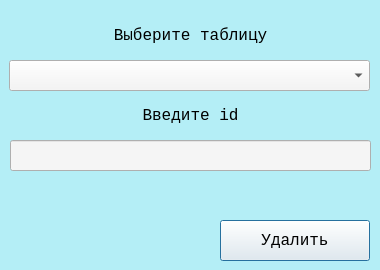
<?xml version="1.0" encoding="UTF-8"?>
<ui version="4.0">
 <class>Dialog</class>
 <widget class="QDialog" name="Dialog">
  <property name="geometry">
   <rect>
    <x>0</x>
    <y>0</y>
    <width>380</width>
    <height>270</height>
   </rect>
  </property>
  <property name="font">
   <font>
    <family>Sitka Text</family>
   </font>
  </property>
  <property name="windowTitle">
   <string>Dialog</string>
  </property>
  <property name="styleSheet">
   <string notr="true">background-color: rgb(180, 238, 246)</string>
  </property>
  <widget class="QPushButton" name="OKbutton">
   <property name="geometry">
    <rect>
     <x>220</x>
     <y>220</y>
     <width>150</width>
     <height>41</height>
    </rect>
   </property>
   <property name="font">
    <font>
     <family>Lucida Console</family>
     <pointsize>-1</pointsize>
     <weight>50</weight>
     <italic>false</italic>
     <bold>false</bold>
    </font>
   </property>
   <property name="styleSheet">
    <string notr="true">font-size: 16px;
font: &quot;Yu Gothic UI Semibold&quot;;
background-color: rgb(245, 245, 245)</string>
   </property>
   <property name="text">
    <string>Удалить</string>
   </property>
  </widget>
  <widget class="QLineEdit" name="id">
   <property name="geometry">
    <rect>
     <x>10</x>
     <y>140</y>
     <width>361</width>
     <height>31</height>
    </rect>
   </property>
   <property name="font">
    <font>
     <family>Lucida Console</family>
     <pointsize>-1</pointsize>
     <weight>50</weight>
     <italic>false</italic>
     <bold>false</bold>
    </font>
   </property>
   <property name="styleSheet">
    <string notr="true">font-size: 16px;
font: &quot;Yu Gothic UI Semibold&quot;;
background-color: rgb(245, 245, 245)</string>
   </property>
   <property name="text">
    <string/>
   </property>
  </widget>
  <widget class="QLabel" name="label_4">
   <property name="geometry">
    <rect>
     <x>10</x>
     <y>100</y>
     <width>361</width>
     <height>31</height>
    </rect>
   </property>
   <property name="font">
    <font>
     <family>Lucida Console</family>
     <pointsize>-1</pointsize>
     <weight>50</weight>
     <italic>false</italic>
     <bold>false</bold>
    </font>
   </property>
   <property name="styleSheet">
    <string notr="true">color: rgb(0, 0, 0);
font-size: 16px;
font: &quot;Arial Black&quot;;</string>
   </property>
   <property name="text">
    <string>Введите id</string>
   </property>
   <property name="alignment">
    <set>Qt::AlignCenter</set>
   </property>
  </widget>
  <widget class="QComboBox" name="table">
   <property name="geometry">
    <rect>
     <x>9</x>
     <y>60</y>
     <width>361</width>
     <height>31</height>
    </rect>
   </property>
   <property name="font">
    <font>
     <family>Lucida Console</family>
     <pointsize>-1</pointsize>
     <weight>50</weight>
     <italic>false</italic>
     <bold>false</bold>
    </font>
   </property>
   <property name="styleSheet">
    <string notr="true">font-size: 16px;
font: &quot;Yu Gothic UI Semibold&quot;;
background-color: rgb(245, 245, 245)</string>
   </property>
  </widget>
  <widget class="QLabel" name="label_5">
   <property name="geometry">
    <rect>
     <x>10</x>
     <y>20</y>
     <width>361</width>
     <height>31</height>
    </rect>
   </property>
   <property name="font">
    <font>
     <family>Lucida Console</family>
     <pointsize>-1</pointsize>
     <weight>50</weight>
     <italic>false</italic>
     <bold>false</bold>
    </font>
   </property>
   <property name="styleSheet">
    <string notr="true">color: rgb(0, 0, 0);
font-size: 16px;
font: &quot;Arial Black&quot;;</string>
   </property>
   <property name="text">
    <string>Выберите таблицу</string>
   </property>
   <property name="alignment">
    <set>Qt::AlignCenter</set>
   </property>
  </widget>
  <widget class="QLabel" name="error">
   <property name="geometry">
    <rect>
     <x>10</x>
     <y>180</y>
     <width>361</width>
     <height>31</height>
    </rect>
   </property>
   <property name="font">
    <font>
     <family>Franklin Gothic Demi</family>
     <pointsize>16</pointsize>
     <weight>50</weight>
     <italic>false</italic>
     <bold>false</bold>
    </font>
   </property>
   <property name="styleSheet">
    <string notr="true">color: red;
font-size: 16px;
font: 16pt &quot;Franklin Gothic Demi&quot;;</string>
   </property>
   <property name="text">
    <string/>
   </property>
   <property name="alignment">
    <set>Qt::AlignCenter</set>
   </property>
  </widget>
 </widget>
 <resources/>
 <connections/>
</ui>
